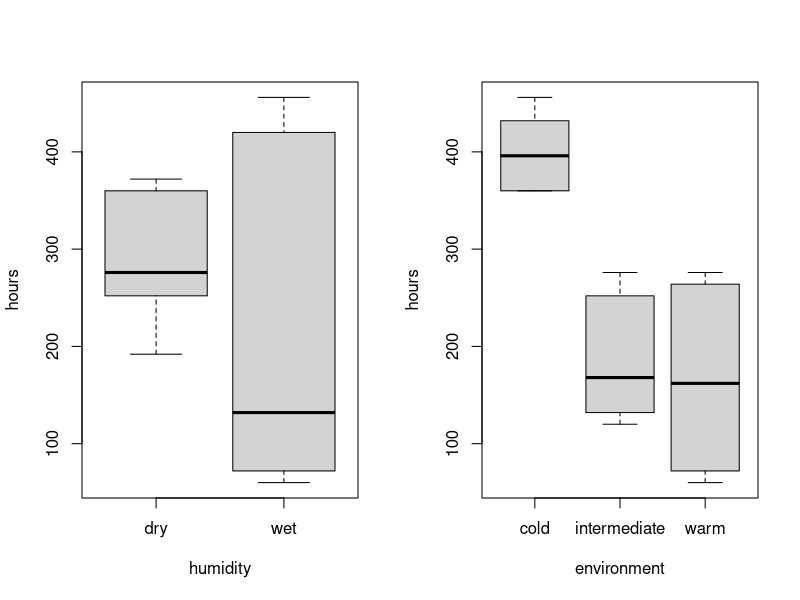
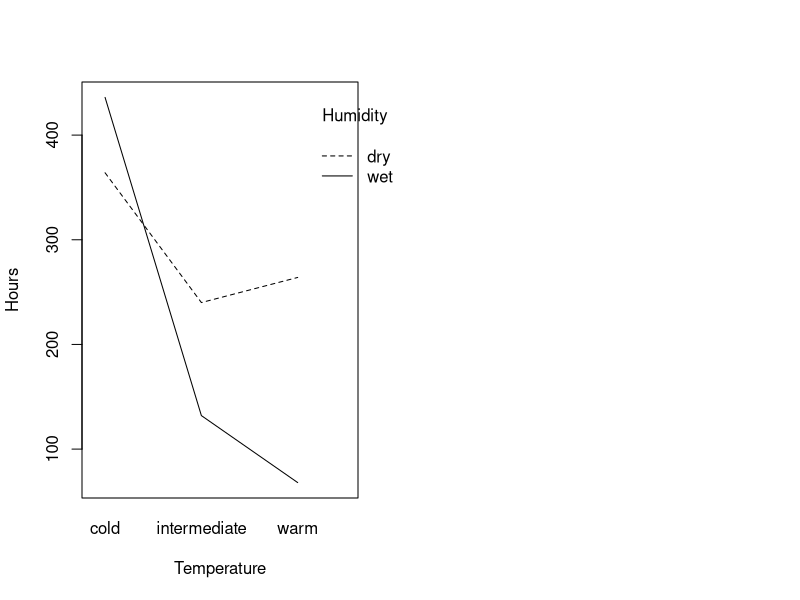

These figures' R source, in order:
## ---- chunk 1
knitr::opts_chunk$set(echo = FALSE)
knitr::opts_chunk$set(fig.width=8, fig.height=4) 
## ---- chunk 2
bread = read.table("bread.txt", header = TRUE)

par(mfrow=c(1,2))
boxplot(hours ~ humidity, data = bread)
boxplot(hours ~ environment, data = bread)
## ---- chunk 3
  
interaction.plot(bread$environment, bread$humidity, bread$hours,
        xlab = "Temperature", ylab = "Hours", trace.label = "Humidity")
## ---- chunk 4
breadaov=lm(hours~humidity*environment, data = bread); 
anova(breadaov)
## ---- chunk 5
summary(breadaov)$coefficients
